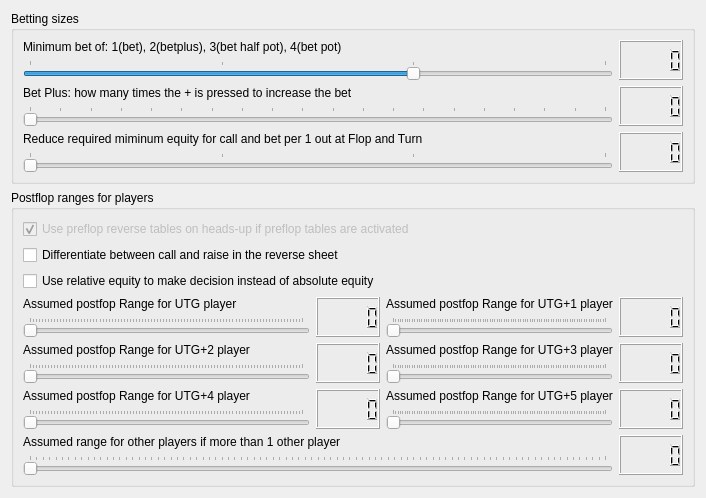
     <widget class="QWidget" name="tab_3">
      <attribute name="title">
       <string>Betting and Ranges</string>
      </attribute>
      <layout class="QGridLayout" name="gridLayout_15">
       <item row="0" column="0">
        <widget class="QGroupBox" name="groupBox_14">
         <property name="title">
          <string>Betting sizes</string>
         </property>
         <layout class="QGridLayout" name="gridLayout_11">
          <item row="0" column="0">
           <layout class="QHBoxLayout" name="horizontalLayout_19">
            <item>
             <layout class="QVBoxLayout" name="verticalLayout_52">
              <item>
               <widget class="QLabel" name="label_21">
                <property name="text">
                 <string>Minimum bet of: 1(bet), 2(betplus), 3(bet half pot), 4(bet pot)</string>
                </property>
               </widget>
              </item>
              <item>
               <widget class="QSlider" name="minimum_bet_size">
                <property name="enabled">
                 <bool>true</bool>
                </property>
                <property name="mouseTracking">
                 <bool>false</bool>
                </property>
                <property name="toolTip">
                 <string>&lt;html&gt;&lt;head/&gt;&lt;body&gt;&lt;p&gt;This impacts the amount the bot will bet after the flop. You can set it to 3 if you only want it to bet at least half a pot, even though he would bet only bet or betPlus&lt;/p&gt;&lt;/body&gt;&lt;/html&gt;</string>
                </property>
                <property name="minimum">
                 <number>1</number>
                </property>
                <property name="maximum">
                 <number>4</number>
                </property>
                <property name="pageStep">
                 <number>1</number>
                </property>
                <property name="value">
                 <number>3</number>
                </property>
                <property name="orientation">
                 <enum>Qt::Horizontal</enum>
                </property>
                <property name="tickPosition">
                 <enum>QSlider::TicksAbove</enum>
                </property>
               </widget>
              </item>
             </layout>
            </item>
            <item>
             <widget class="QLCDNumber" name="lcdNumber_106"/>
            </item>
           </layout>
          </item>
          <item row="1" column="0">
           <layout class="QHBoxLayout" name="horizontalLayout_5">
            <item>
             <layout class="QVBoxLayout" name="verticalLayout_14">
              <item>
               <widget class="QLabel" name="label_20">
                <property name="text">
                 <string>Bet Plus: how many times the + is pressed to increase the bet</string>
                </property>
               </widget>
              </item>
              <item>
               <widget class="QSlider" name="BetPlusInc">
                <property name="mouseTracking">
                 <bool>false</bool>
                </property>
                <property name="toolTip">
                 <string>&lt;html&gt;&lt;head/&gt;&lt;body&gt;&lt;p&gt;When the bot decides a simple press on the bet button is not enough, it can do a 'betPlus'. That means it will shift the slider to the right with x clicks and then only press the bet button. Here you can adjust how many times it should click to slide the slider to the right to increase the bet size.&lt;/p&gt;&lt;/body&gt;&lt;/html&gt;</string>
                </property>
                <property name="minimum">
                 <number>1</number>
                </property>
                <property name="maximum">
                 <number>20</number>
                </property>
                <property name="pageStep">
                 <number>1</number>
                </property>
                <property name="orientation">
                 <enum>Qt::Horizontal</enum>
                </property>
                <property name="tickPosition">
                 <enum>QSlider::TicksAbove</enum>
                </property>
               </widget>
              </item>
             </layout>
            </item>
            <item>
             <widget class="QLCDNumber" name="lcdNumber_56"/>
            </item>
           </layout>
          </item>
          <item row="2" column="0">
           <layout class="QHBoxLayout" name="horizontalLayout_7">
            <item>
             <layout class="QVBoxLayout" name="verticalLayout_16">
              <item>
               <widget class="QLabel" name="label_24">
                <property name="text">
                 <string>Reduce required miminum equity for call and bet per 1 out at Flop and Turn</string>
                </property>
               </widget>
              </item>
              <item>
               <widget class="QSlider" name="out_multiplier">
                <property name="mouseTracking">
                 <bool>false</bool>
                </property>
                <property name="toolTip">
                 <string>&lt;html&gt;&lt;head/&gt;&lt;body&gt;&lt;p&gt;When the bot decides a simple press on the bet button is not enough, it can do a 'betPlus'. That means it will shift the slider to the right with x clicks and then only press the bet button. Here you can adjust how many times it should click to slide the slider to the right to increase the bet size.&lt;/p&gt;&lt;/body&gt;&lt;/html&gt;</string>
                </property>
                <property name="minimum">
                 <number>0</number>
                </property>
                <property name="maximum">
                 <number>3</number>
                </property>
                <property name="pageStep">
                 <number>1</number>
                </property>
                <property name="orientation">
                 <enum>Qt::Horizontal</enum>
                </property>
                <property name="tickPosition">
                 <enum>QSlider::TicksAbove</enum>
                </property>
               </widget>
              </item>
             </layout>
            </item>
            <item>
             <widget class="QLCDNumber" name="lcdNumber_69"/>
            </item>
           </layout>
          </item>
         </layout>
        </widget>
       </item>
       <item row="1" column="0">
        <widget class="QGroupBox" name="groupBox_13">
         <property name="title">
          <string>Postflop ranges for players</string>
         </property>
         <layout class="QGridLayout" name="gridLayout_14">
          <item row="0" column="0" colspan="2">
           <widget class="QCheckBox" name="checkBox">
            <property name="enabled">
             <bool>false</bool>
            </property>
            <property name="text">
             <string>Use preflop reverse tables on heads-up if preflop tables are activated</string>
            </property>
            <property name="checkable">
             <bool>true</bool>
            </property>
            <property name="checked">
             <bool>true</bool>
            </property>
           </widget>
          </item>
          <item row="3" column="1">
           <layout class="QHBoxLayout" name="horizontalLayout_12">
            <item>
             <layout class="QVBoxLayout" name="verticalLayout_21">
              <item>
               <widget class="QLabel" name="label_28">
                <property name="text">
                 <string>Assumed postfop Range for UTG+1 player</string>
                </property>
               </widget>
              </item>
              <item>
               <widget class="QSlider" name="range_utg1">
                <property name="enabled">
                 <bool>true</bool>
                </property>
                <property name="mouseTracking">
                 <bool>false</bool>
                </property>
                <property name="toolTip">
                 <string>&lt;html&gt;&lt;head/&gt;&lt;body&gt;&lt;p&gt;For the calculation of the equity after the flop, the other players are given ranges. Here you can adjust the top% of preflop equity cards that the player is assumed to hold. 100% means he can hold any cards. &lt;/p&gt;&lt;/body&gt;&lt;/html&gt;</string>
                </property>
                <property name="minimum">
                 <number>10</number>
                </property>
                <property name="maximum">
                 <number>100</number>
                </property>
                <property name="pageStep">
                 <number>1</number>
                </property>
                <property name="orientation">
                 <enum>Qt::Horizontal</enum>
                </property>
                <property name="tickPosition">
                 <enum>QSlider::TicksAbove</enum>
                </property>
               </widget>
              </item>
             </layout>
            </item>
            <item>
             <widget class="QLCDNumber" name="lcdNumber_70"/>
            </item>
           </layout>
          </item>
          <item row="5" column="0">
           <layout class="QHBoxLayout" name="horizontalLayout_17">
            <item>
             <layout class="QVBoxLayout" name="verticalLayout_50">
              <item>
               <widget class="QLabel" name="label_55">
                <property name="text">
                 <string>Assumed postfop Range for UTG+4 player</string>
                </property>
               </widget>
              </item>
              <item>
               <widget class="QSlider" name="range_utg4">
                <property name="enabled">
                 <bool>true</bool>
                </property>
                <property name="mouseTracking">
                 <bool>false</bool>
                </property>
                <property name="toolTip">
                 <string>&lt;html&gt;&lt;head/&gt;&lt;body&gt;&lt;p&gt;For the calculation of the equity after the flop, the other players are given ranges. Here you can adjust the top% of preflop equity cards that the player is assumed to hold. 100% means he can hold any cards. &lt;/p&gt;&lt;/body&gt;&lt;/html&gt;</string>
                </property>
                <property name="minimum">
                 <number>10</number>
                </property>
                <property name="maximum">
                 <number>100</number>
                </property>
                <property name="pageStep">
                 <number>1</number>
                </property>
                <property name="orientation">
                 <enum>Qt::Horizontal</enum>
                </property>
                <property name="tickPosition">
                 <enum>QSlider::TicksAbove</enum>
                </property>
               </widget>
              </item>
             </layout>
            </item>
            <item>
             <widget class="QLCDNumber" name="lcdNumber_104"/>
            </item>
           </layout>
          </item>
          <item row="4" column="0">
           <layout class="QHBoxLayout" name="horizontalLayout_10">
            <item>
             <layout class="QVBoxLayout" name="verticalLayout_19">
              <item>
               <widget class="QLabel" name="label_26">
                <property name="text">
                 <string>Assumed postfop Range for UTG+2 player</string>
                </property>
               </widget>
              </item>
              <item>
               <widget class="QSlider" name="range_utg2">
                <property name="enabled">
                 <bool>true</bool>
                </property>
                <property name="mouseTracking">
                 <bool>false</bool>
                </property>
                <property name="toolTip">
                 <string>&lt;html&gt;&lt;head/&gt;&lt;body&gt;&lt;p&gt;For the calculation of the equity after the flop, the other players are given ranges. Here you can adjust the top% of preflop equity cards that the player is assumed to hold. 100% means he can hold any cards. &lt;/p&gt;&lt;/body&gt;&lt;/html&gt;</string>
                </property>
                <property name="minimum">
                 <number>10</number>
                </property>
                <property name="maximum">
                 <number>100</number>
                </property>
                <property name="pageStep">
                 <number>1</number>
                </property>
                <property name="orientation">
                 <enum>Qt::Horizontal</enum>
                </property>
                <property name="tickPosition">
                 <enum>QSlider::TicksAbove</enum>
                </property>
               </widget>
              </item>
             </layout>
            </item>
            <item>
             <widget class="QLCDNumber" name="lcdNumber_68"/>
            </item>
           </layout>
          </item>
          <item row="3" column="0">
           <layout class="QHBoxLayout" name="horizontalLayout_6">
            <item>
             <layout class="QVBoxLayout" name="verticalLayout_15">
              <item>
               <widget class="QLabel" name="label_22">
                <property name="text">
                 <string>Assumed postfop Range for UTG player</string>
                </property>
               </widget>
              </item>
              <item>
               <widget class="QSlider" name="range_utg0">
                <property name="enabled">
                 <bool>true</bool>
                </property>
                <property name="mouseTracking">
                 <bool>false</bool>
                </property>
                <property name="toolTip">
                 <string>&lt;html&gt;&lt;head/&gt;&lt;body&gt;&lt;p&gt;For the calculation of the equity after the flop, the other players are given ranges. Here you can adjust the top% of preflop equity cards that the player is assumed to hold. 100% means he can hold any cards. &lt;/p&gt;&lt;/body&gt;&lt;/html&gt;</string>
                </property>
                <property name="minimum">
                 <number>10</number>
                </property>
                <property name="maximum">
                 <number>100</number>
                </property>
                <property name="pageStep">
                 <number>1</number>
                </property>
                <property name="orientation">
                 <enum>Qt::Horizontal</enum>
                </property>
                <property name="tickPosition">
                 <enum>QSlider::TicksAbove</enum>
                </property>
               </widget>
              </item>
             </layout>
            </item>
            <item>
             <widget class="QLCDNumber" name="lcdNumber_64"/>
            </item>
           </layout>
          </item>
          <item row="4" column="1">
           <layout class="QHBoxLayout" name="horizontalLayout_16">
            <item>
             <layout class="QVBoxLayout" name="verticalLayout_49">
              <item>
               <widget class="QLabel" name="label_54">
                <property name="text">
                 <string>Assumed postfop Range for UTG+3 player</string>
                </property>
               </widget>
              </item>
              <item>
               <widget class="QSlider" name="range_utg3">
                <property name="enabled">
                 <bool>true</bool>
                </property>
                <property name="mouseTracking">
                 <bool>false</bool>
                </property>
                <property name="toolTip">
                 <string>&lt;html&gt;&lt;head/&gt;&lt;body&gt;&lt;p&gt;For the calculation of the equity after the flop, the other players are given ranges. Here you can adjust the top% of preflop equity cards that the player is assumed to hold. 100% means he can hold any cards. &lt;/p&gt;&lt;/body&gt;&lt;/html&gt;</string>
                </property>
                <property name="minimum">
                 <number>10</number>
                </property>
                <property name="maximum">
                 <number>100</number>
                </property>
                <property name="pageStep">
                 <number>1</number>
                </property>
                <property name="orientation">
                 <enum>Qt::Horizontal</enum>
                </property>
                <property name="tickPosition">
                 <enum>QSlider::TicksAbove</enum>
                </property>
               </widget>
              </item>
             </layout>
            </item>
            <item>
             <widget class="QLCDNumber" name="lcdNumber_103"/>
            </item>
           </layout>
          </item>
          <item row="6" column="0" colspan="2">
           <layout class="QHBoxLayout" name="horizontalLayout_22">
            <item>
             <layout class="QVBoxLayout" name="verticalLayout_71">
              <item>
               <widget class="QLabel" name="label_83">
                <property name="text">
                 <string>Assumed range for other players if more than 1 other player</string>
                </property>
               </widget>
              </item>
              <item>
               <widget class="QSlider" name="range_multiple_players">
                <property name="enabled">
                 <bool>true</bool>
                </property>
                <property name="mouseTracking">
                 <bool>false</bool>
                </property>
                <property name="toolTip">
                 <string>&lt;html&gt;&lt;head/&gt;&lt;body&gt;&lt;p&gt;For the calculation of the equity after the flop, the other players are given ranges. Here you can adjust the top% of preflop equity cards that the playesr are assumed to hold. 100% means they can hold any cards. &lt;/p&gt;&lt;/body&gt;&lt;/html&gt;</string>
                </property>
                <property name="minimum">
                 <number>10</number>
                </property>
                <property name="maximum">
                 <number>100</number>
                </property>
                <property name="pageStep">
                 <number>1</number>
                </property>
                <property name="orientation">
                 <enum>Qt::Horizontal</enum>
                </property>
                <property name="tickPosition">
                 <enum>QSlider::TicksAbove</enum>
                </property>
               </widget>
              </item>
             </layout>
            </item>
            <item>
             <widget class="QLCDNumber" name="lcdNumber_126"/>
            </item>
           </layout>
          </item>
          <item row="5" column="1">
           <layout class="QHBoxLayout" name="horizontalLayout_18">
            <item>
             <layout class="QVBoxLayout" name="verticalLayout_51">
              <item>
               <widget class="QLabel" name="label_56">
                <property name="text">
                 <string>Assumed postfop Range for UTG+5 player</string>
                </property>
               </widget>
              </item>
              <item>
               <widget class="QSlider" name="range_utg5">
                <property name="enabled">
                 <bool>true</bool>
                </property>
                <property name="mouseTracking">
                 <bool>false</bool>
                </property>
                <property name="toolTip">
                 <string>&lt;html&gt;&lt;head/&gt;&lt;body&gt;&lt;p&gt;For the calculation of the equity after the flop, the other players are given ranges. Here you can adjust the top% of preflop equity cards that the player is assumed to hold. 100% means he can hold any cards. &lt;/p&gt;&lt;/body&gt;&lt;/html&gt;</string>
                </property>
                <property name="minimum">
                 <number>10</number>
                </property>
                <property name="maximum">
                 <number>100</number>
                </property>
                <property name="pageStep">
                 <number>1</number>
                </property>
                <property name="orientation">
                 <enum>Qt::Horizontal</enum>
                </property>
                <property name="tickPosition">
                 <enum>QSlider::TicksAbove</enum>
                </property>
               </widget>
              </item>
             </layout>
            </item>
            <item>
             <widget class="QLCDNumber" name="lcdNumber_105"/>
            </item>
           </layout>
          </item>
          <item row="1" column="0">
           <widget class="QCheckBox" name="differentiate_reverse_sheet">
            <property name="toolTip">
             <string/>
            </property>
            <property name="text">
             <string>Differentiate between call and raise in the reverse sheet</string>
            </property>
           </widget>
          </item>
          <item row="2" column="0">
           <widget class="QCheckBox" name="use_relative_equity">
            <property name="enabled">
             <bool>true</bool>
            </property>
            <property name="toolTip">
             <string>WIll use the equity of the preflop range divide by the actual equity as basis for decision</string>
            </property>
            <property name="text">
             <string>Use relative equity to make decision instead of absolute equity</string>
            </property>
           </widget>
          </item>
         </layout>
        </widget>
       </item>
      </layout>
      <widget class="QLabel" name="label_74">
       <property name="geometry">
        <rect>
         <x>9</x>
         <y>154</y>
         <width>16</width>
         <height>16</height>
        </rect>
       </property>
       <property name="font">
        <font>
         <weight>75</weight>
         <bold>true</bold>
        </font>
       </property>
       <property name="text">
        <string/>
       </property>
      </widget>
     </widget>
